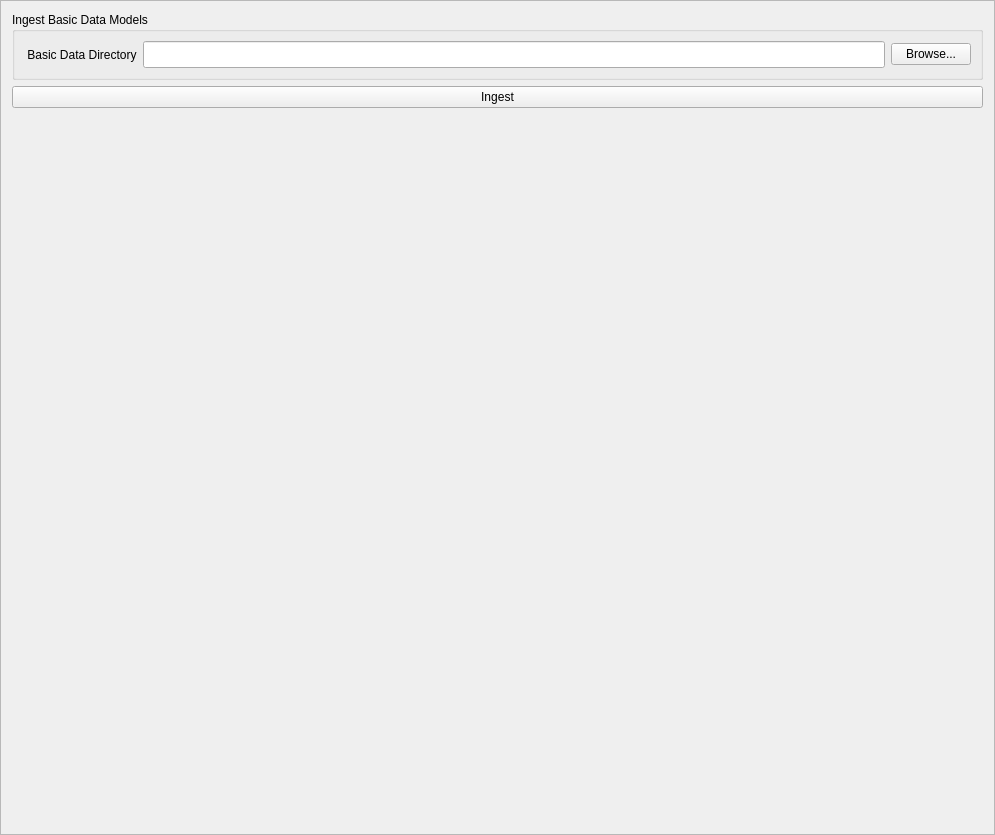
<?xml version="1.0" encoding="UTF-8"?>
<ui version="4.0">
 <class>basicDataFrame</class>
 <widget class="QFrame" name="basicDataFrame">
  <property name="geometry">
   <rect>
    <x>0</x>
    <y>0</y>
    <width>995</width>
    <height>835</height>
   </rect>
  </property>
  <property name="windowTitle">
   <string>Frame</string>
  </property>
  <property name="frameShape">
   <enum>QFrame::StyledPanel</enum>
  </property>
  <property name="frameShadow">
   <enum>QFrame::Raised</enum>
  </property>
  <layout class="QVBoxLayout" name="vboxlayout_0">
    <item>
      <widget class="QGroupBox" name="groupBox">
	<property name="title">
	  <string>Ingest Basic Data Models</string>
	</property>
	<layout class="QGridLayout" name="gridlayout_1">
	  <item row="0" column="0">
	    <widget class="QLabel" name="selector_label">
	      <property name="text">
		<string> Basic Data Directory</string>
              </property>
	    </widget>
	  </item>
	  <item row="0" column="1">
	    <widget class="QLineEdit" name="selected_folder">
              <property name="readOnly">
		<bool>true</bool>
              </property>
              <property name="font">
		<font>
		  <pointsize>12</pointsize>
		  <bold>false</bold>
		</font>
	      </property>
	    </widget>
	  </item>
          <item row="0" column="2">
	    <widget class="QPushButton" name="folderBrowse_button">
              <property name="text">
		<string>Browse...</string>
              </property>
	      <property name="fixedWidth">
		<number>100</number>
              </property>
	    </widget>
	  </item>
	</layout>
      </widget>
    </item>
    <item>
      <widget class="QPushButton" name="ingest_button">
        <property name="text">
	  <string>Ingest</string>
        </property>
	<property name="fixedWidth">
	  <number>150</number>
        </property>
      </widget>
    </item>
    <item>
      <spacer name="verticalSpacer_0">
        <property name="orientation">
	  <enum>Qt::Vertical</enum>
        </property>
        <property name="sizeHint" stdset="0">
	  <size>
	    <width>20</width>
	    <height>40</height>
	  </size>
        </property>
        </spacer>
    </item>
  </layout>
 </widget>
 <connections/>
</ui>
